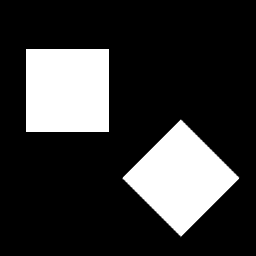
%> input picture lab9/kwadraty.png, 256 x 256 px
$ octave homework.m   (GNU Octave 9; MATLAB toolbox functions it lacks are replaced by stand-ins)
%> lines starting %> are read from the running program, lines starting %| are printed output that depends on the picture; in (x1, y1, x2, y2) boxes, pixels count from 0 and x2, y2 are one past the last pixel; in counts of white or black regions, pixels touching at a corner belong together; the program's own positions count from 1
### lab9/myFunc.m
function [ H ] = myFun( I, aMin, aMax, aSkok, bMin, bMax, bSkok )
%> called with aMin = -15, aMax = 15, aSkok = 0.1, bMin = -100, bMax = 100, bSkok = 0.5

a_v = aMin:aSkok:aMax;
b_v = bMin:bSkok:bMax;
H = zeros(length(a_v), length(b_v));

[sizeX sizeY] = size(I);

for x = 1:sizeX
    for y = 1:sizeY
        if (I(y, x) == 1)
            for aa = 1:length(a_v)
                b = y - a_v(aa) * x;
                [v, bb] = min( abs(b_v - b));
                H(aa, bb) = H(aa, bb) + 1;
            end
        end
    end
end

### lab9/homework.m
%% initialization
close all;
clearvars;
clc;

%% processing
obraz = zeros(11, 11);

%initialization
obraz(1, 1) = 1;
obraz(2, 2) = 1;
obraz(3, 3) = 1;

%standard
[H,theta,rho] = hough(obraz,'RhoResolution',0.1,'ThetaResolution',0.5);
%manual
myH = myFunc(obraz, -15, 15, 0.1, -100, 100, 0.5);

figure(1);
subplot(1, 2, 1); imshow(H, []); title('(1, 1), (2, 2), (3, 3)');
subplot(1, 2, 2); imshow(myH, []); title('my function');

I = imread('kwadraty.png');
%> I is the input picture: size 256x256 uint8; min 0, max 255, mean 53.6
I_edge = edge(I, 'log');
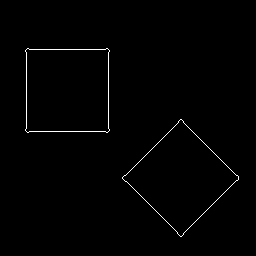
%> I_edge: size 256x256 logical; 0.87% white in thin lines or dots, all inside (x1, y1, x2, y2) = (25, 48, 239, 237)
[H,theta,rho] = hough(I_edge);
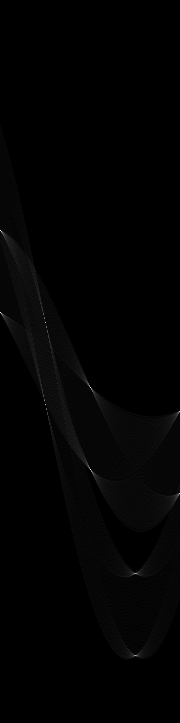
%> H: size 723x180 double; min 0, max 81, mean 0.8; drawn with min black and max white
%> theta = 180 values from -90 to 89; rho = 723 values from -361 to 361
P = houghpeaks(H, 8);
%> P = [231 1; 313 1; 388 91; 470 91; 323 46; 405 46; 574 136; 656 136]
myI = myFunc(I, 0, 4, 0.3, -1, 3, 0.3);
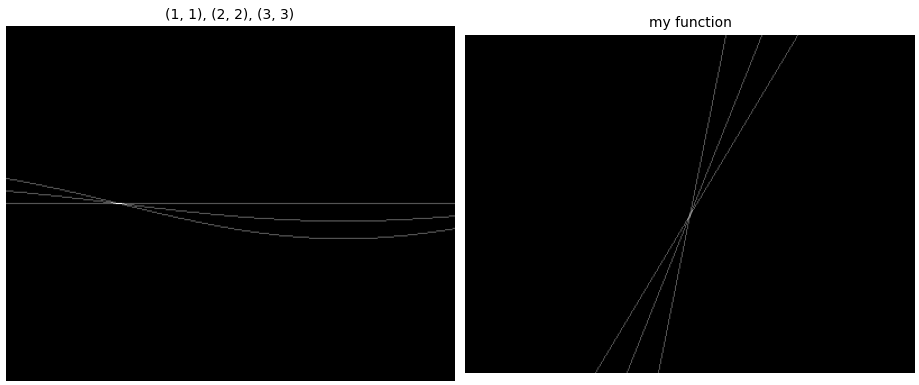
%> figure redrawn from the program's plot data, 2 panels

figure;
subplot(2, 2, 1); imshow(I); title('original');
subplot(2, 2, 2); imshow(I_edge); title('log');
subplot(2, 2, 3); imshow(H,[],'XData',theta,'YData',rho,'InitialMagnification','fit');
xlabel('\theta'), ylabel('\rho');

axis on, axis normal, hold on;
plot(theta(P(:,2)),rho(P(:,1)),'s','color','white'); title('hough');

subplot(2, 2, 4); imshow(myI, []); title('my function');
%> after `title('my function')`:
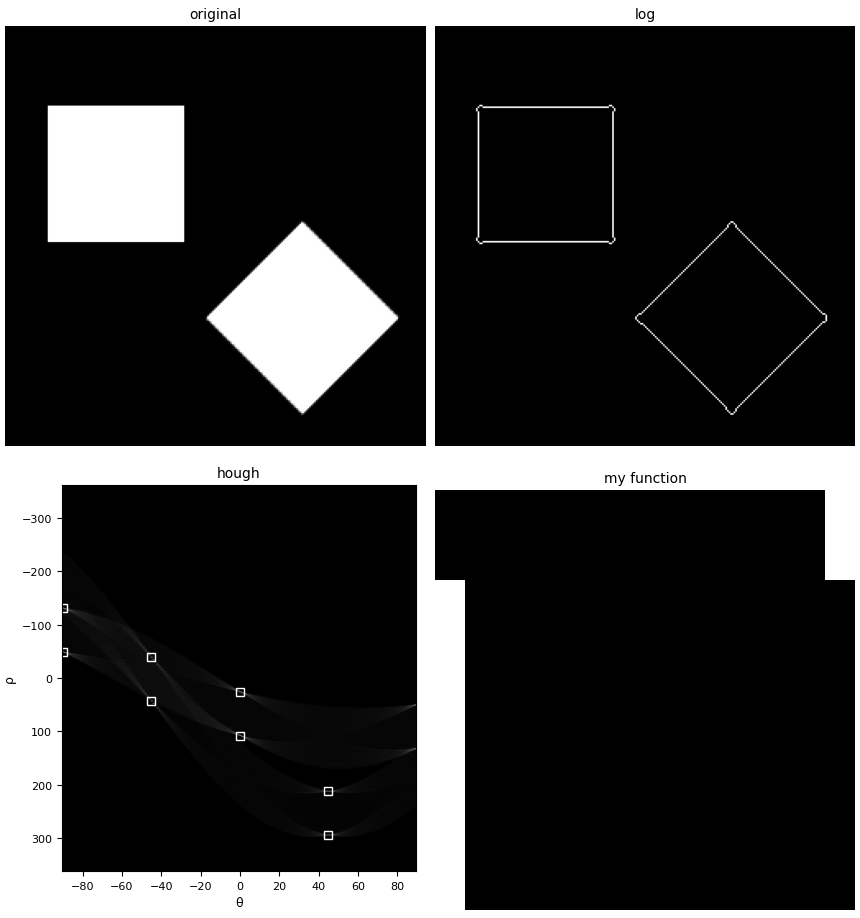
%> figure redrawn from the program's plot data, 4 panels
